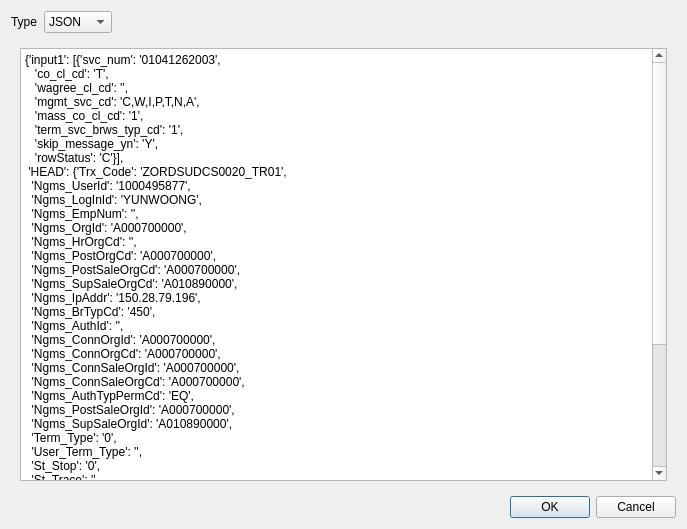
<?xml version="1.0" encoding="UTF-8"?>
<ui version="4.0">
 <class>Dialog</class>
 <widget class="QDialog" name="Dialog">
  <property name="geometry">
   <rect>
    <x>0</x>
    <y>0</y>
    <width>687</width>
    <height>529</height>
   </rect>
  </property>
  <property name="windowTitle">
   <string>Dialog</string>
  </property>
  <layout class="QGridLayout" name="gridLayout_5">
   <item row="0" column="0">
    <layout class="QGridLayout" name="gridLayout_4">
     <item row="0" column="0">
      <layout class="QGridLayout" name="gridLayout">
       <item row="0" column="1">
        <widget class="QComboBox" name="comboBox">
         <item>
          <property name="text">
           <string>JSON</string>
          </property>
         </item>
         <item>
          <property name="text">
           <string>TABLE</string>
          </property>
         </item>
        </widget>
       </item>
       <item row="0" column="0">
        <widget class="QLabel" name="label">
         <property name="text">
          <string>Type</string>
         </property>
        </widget>
       </item>
       <item row="0" column="2">
        <spacer name="horizontalSpacer">
         <property name="orientation">
          <enum>Qt::Horizontal</enum>
         </property>
         <property name="sizeHint" stdset="0">
          <size>
           <width>40</width>
           <height>20</height>
          </size>
         </property>
        </spacer>
       </item>
      </layout>
     </item>
     <item row="1" column="0">
      <widget class="QStackedWidget" name="stackedWidget">
       <property name="currentIndex">
        <number>0</number>
       </property>
       <widget class="QWidget" name="page">
        <layout class="QGridLayout" name="gridLayout_2">
         <item row="0" column="0">
          <widget class="CodeEditor" name="edt_dataInfo">
           <property name="plainText">
            <string>{'input1': [{'svc_num': '01041262003',
   'co_cl_cd': 'T',
   'wagree_cl_cd': '',
   'mgmt_svc_cd': 'C,W,I,P,T,N,A',
   'mass_co_cl_cd': '1',
   'term_svc_brws_typ_cd': '1',
   'skip_message_yn': 'Y',
   'rowStatus': 'C'}],
 'HEAD': {'Trx_Code': 'ZORDSUDCS0020_TR01',
  'Ngms_UserId': '1000495877',
  'Ngms_LogInId': 'YUNWOONG',
  'Ngms_EmpNum': '',
  'Ngms_OrgId': 'A000700000',
  'Ngms_HrOrgCd': '',
  'Ngms_PostOrgCd': 'A000700000',
  'Ngms_PostSaleOrgCd': 'A000700000',
  'Ngms_SupSaleOrgCd': 'A010890000',
  'Ngms_IpAddr': '150.28.79.196',
  'Ngms_BrTypCd': '450',
  'Ngms_AuthId': '',
  'Ngms_ConnOrgId': 'A000700000',
  'Ngms_ConnOrgCd': 'A000700000',
  'Ngms_ConnSaleOrgId': 'A000700000',
  'Ngms_ConnSaleOrgCd': 'A000700000',
  'Ngms_AuthTypPermCd': 'EQ',
  'Ngms_PostSaleOrgId': 'A000700000',
  'Ngms_SupSaleOrgId': 'A010890000',
  'Term_Type': '0',
  'User_Term_Type': '',
  'St_Stop': '0',
  'St_Trace': '',
  'Stx_Dt': '',
  'Stx_Tm': '',
  'Etx_Dt': '',
  'Etx_Tm': '',
  'Rt_Cd': '',
  'Screen_Name': 'ZORDSUDCS0020',
  'Msg_Cnt': '0',
  'Handle_Id': '848258419 ',
  'Ngms_Filler1': '',
  'Ngms_CoClCd': 'T',
  'Screen_Call_Trace': 'Top-ZORDSS03S0000-ZORDSUDCS0020_TR01',
  'rowStatus': 'C'}}</string>
           </property>
          </widget>
         </item>
        </layout>
       </widget>
       <widget class="QWidget" name="page_2">
        <layout class="QGridLayout" name="gridLayout_3">
         <item row="0" column="0">
          <widget class="QTableWidget" name="tableWidget"/>
         </item>
        </layout>
       </widget>
      </widget>
     </item>
    </layout>
   </item>
   <item row="1" column="0">
    <widget class="QDialogButtonBox" name="buttonBox">
     <property name="orientation">
      <enum>Qt::Horizontal</enum>
     </property>
     <property name="standardButtons">
      <set>QDialogButtonBox::Cancel|QDialogButtonBox::Ok</set>
     </property>
    </widget>
   </item>
  </layout>
 </widget>
 <customwidgets>
  <customwidget>
   <class>CodeEditor</class>
   <extends>QPlainTextEdit</extends>
   <header>widgets/codeEditorWidget.h</header>
  </customwidget>
 </customwidgets>
 <resources/>
 <connections>
  <connection>
   <sender>buttonBox</sender>
   <signal>accepted()</signal>
   <receiver>Dialog</receiver>
   <slot>accept()</slot>
   <hints>
    <hint type="sourcelabel">
     <x>227</x>
     <y>511</y>
    </hint>
    <hint type="destinationlabel">
     <x>157</x>
     <y>274</y>
    </hint>
   </hints>
  </connection>
  <connection>
   <sender>buttonBox</sender>
   <signal>rejected()</signal>
   <receiver>Dialog</receiver>
   <slot>reject()</slot>
   <hints>
    <hint type="sourcelabel">
     <x>295</x>
     <y>517</y>
    </hint>
    <hint type="destinationlabel">
     <x>286</x>
     <y>274</y>
    </hint>
   </hints>
  </connection>
 </connections>
</ui>
